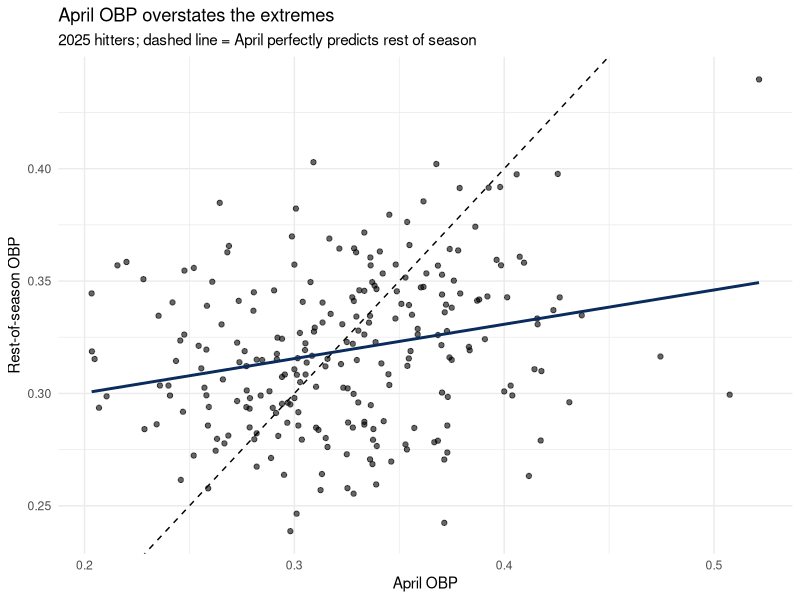
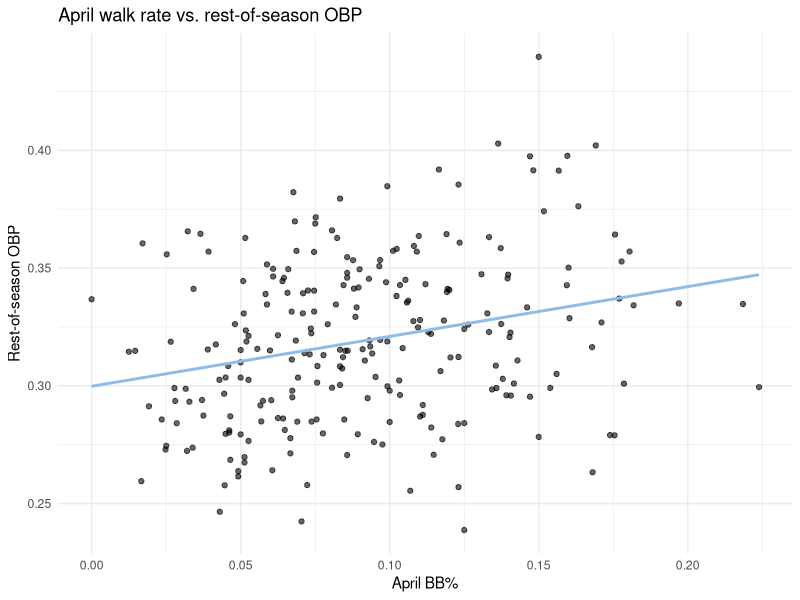
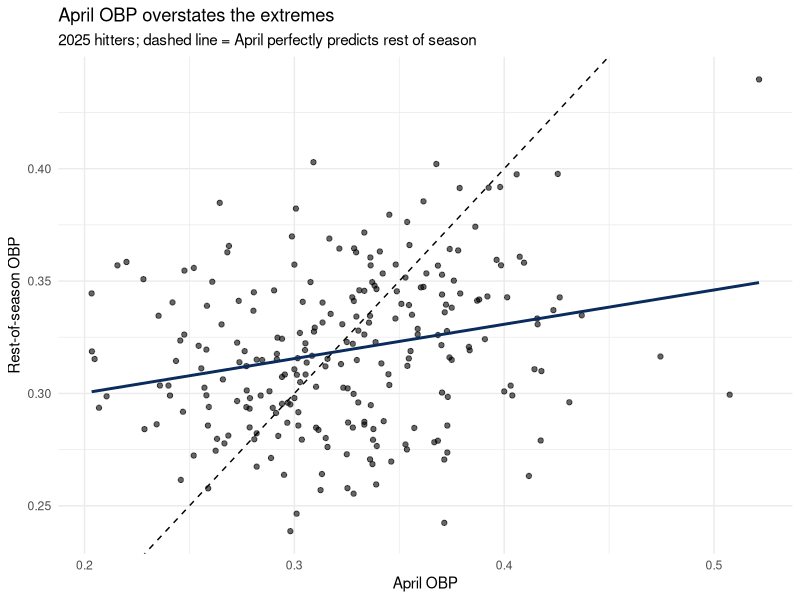
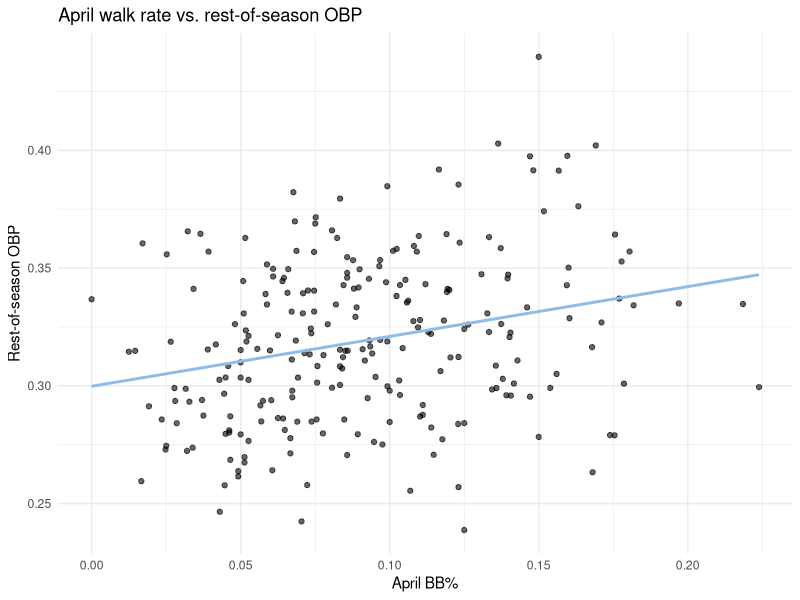

These charts were generated, in order, by the following R code:
# ============================================================
# Day 2: Explore April vs. rest-of-season OBP, set a baseline
# Input: obp_2025.csv (from Day 1)
# Output: two charts (PNG) + baseline error numbers
# ============================================================

library(tidyverse)

obp <- read_csv("obp_2025.csv", show_col_types = FALSE)

# ---- 1. League average OBP (weighted by opportunities) ------
league_obp_apr <- sum(obp$on_base_apr) / sum(obp$opps_apr)
cat("League April OBP (this sample):", round(league_obp_apr, 3), "\n")

# ---- 2. Chart: April OBP vs. rest-of-season OBP --------------
# Dashed line = "April predicted perfectly". Points flatter than
# that line mean April overstated the extremes.
p1 <- ggplot(obp, aes(x = obp_apr, y = obp_rest)) +
  geom_point(alpha = 0.6) +
  geom_abline(slope = 1, intercept = 0, linetype = "dashed") +
  geom_smooth(method = "lm", se = FALSE, color = "#092C5C") +
  labs(
    title = "April OBP overstates the extremes",
    subtitle = "2025 hitters; dashed line = April perfectly predicts rest of season",
    x = "April OBP", y = "Rest-of-season OBP"
  ) +
  theme_minimal()
print(p1)
ggsave("day2_april_vs_rest.png", p1, width = 7, height = 5, dpi = 150)

# How steep is the fitted line? 1.0 = no regression to the mean.
slope <- coef(lm(obp_rest ~ obp_apr, data = obp))[["obp_apr"]]
cat("Slope of rest-of-season on April OBP:", round(slope, 2),
    "(1.0 would mean April is fully trustworthy)\n")

# ---- 3. Baseline errors (RMSE) -------------------------------
rmse <- function(pred, actual) sqrt(mean((pred - actual)^2))

baseline <- tibble(
  method = c("Raw April OBP", "Everyone = league average"),
  rmse = c(
    rmse(obp$obp_apr, obp$obp_rest),
    rmse(rep(league_obp_apr, nrow(obp)), obp$obp_rest)
  )
)
print(baseline)
# If "league average" beats raw April, that's your first headline:
# a month of OBP is so noisy that ignoring it does better.

# ---- 4. Biggest April-to-rest drops and gains -----------------
cat("\nBiggest drops after April:\n")
obp %>%
  mutate(change = obp_rest - obp_apr) %>%
  arrange(change) %>%
  select(Name, opps_apr, obp_apr, obp_rest, change) %>%
  head(5) %>%
  print()

cat("\nBiggest gains after April:\n")
obp %>%
  mutate(change = obp_rest - obp_apr) %>%
  arrange(desc(change)) %>%
  select(Name, opps_apr, obp_apr, obp_rest, change) %>%
  head(5) %>%
  print()

# ---- 5. Does April walk rate predict rest-of-season OBP? ------
p2 <- ggplot(obp, aes(x = bb_rate_apr, y = obp_rest)) +
  geom_point(alpha = 0.6) +
  geom_smooth(method = "lm", se = FALSE, color = "#8FBCE6") +
  labs(
    title = "April walk rate vs. rest-of-season OBP",
    x = "April BB%", y = "Rest-of-season OBP"
  ) +
  theme_minimal()
print(p2)
ggsave("day2_bb_rate_vs_rest.png", p2, width = 7, height = 5, dpi = 150)

cat("\nCorrelation with rest-of-season OBP:\n")
cat("  April OBP:", round(cor(obp$obp_apr, obp$obp_rest), 2), "\n")
cat("  April BB%:", round(cor(obp$bb_rate_apr, obp$obp_rest), 2), "\n")
